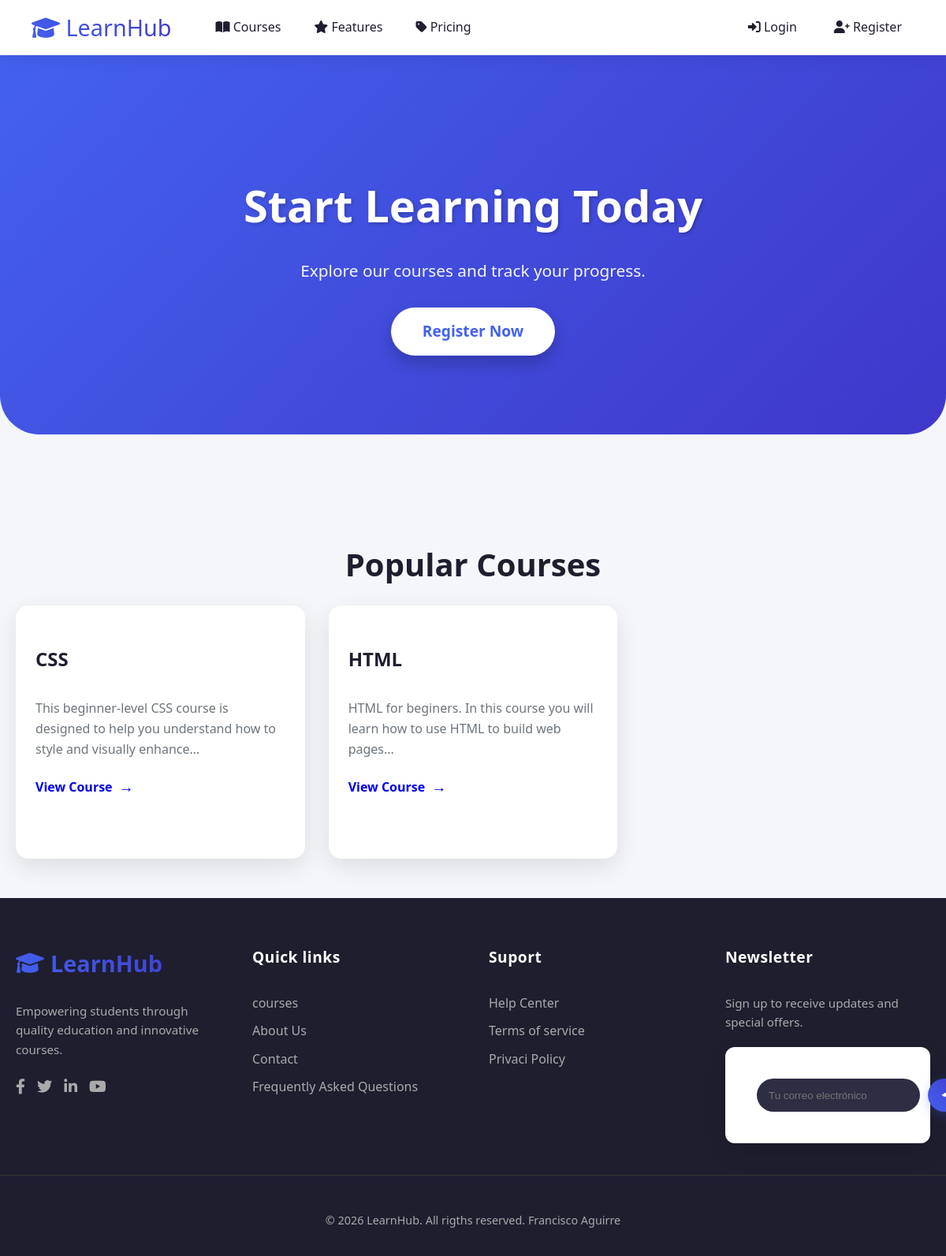
The app's page /, older data.
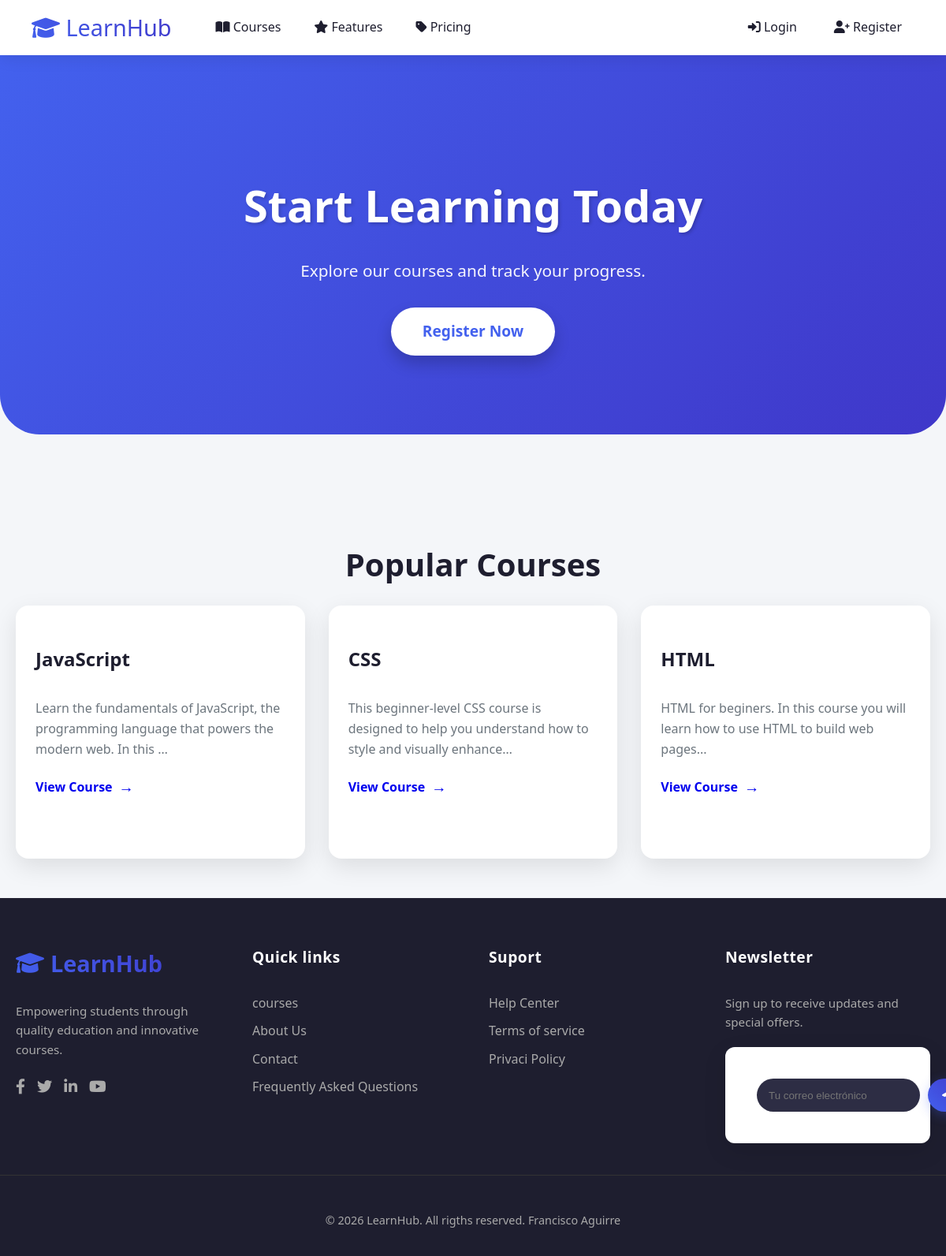
The same page, newer data.
### courses/models.py (models this page shows, shortened)
class Course(models.Model):
    title = models.CharField(max_length=200)
    description = models.TextField()
    instructor = models.CharField(max_length=100)
    created_at = models.DateTimeField(auto_now_add=True)

### courses/views.py (the view)
# urls.py: 2. Add a URL to urlpatterns:  path('', views.home, name='home')
def home(request):
    courses = Course.objects.all().order_by('-created_at')[:3]
    return render(request, 'home.html', {
        'courses': courses
    })

### courses/templates/home.html
{% extends "base.html" %}
{% block content %}
<section class="hero">
    <h1>Start Learning Today</h1>
    <p>Explore our courses and track your progress.</p>
    <a href="/register/" class="cta-button">Register Now</a>
</section>
<div class="container">
    <h2 style="font-size: 2.5rem; text-align: center; margin-bottom: 20px;">Popular Courses</h2>
    <div class="course-grid">
        {% for course in courses %}
        <div class="course-card">
            <h3>{{ course.title }}</h3>
            <p>{{ course.description|truncatechars:100 }}</p>
            <a href="/courses/{{ course.id }}/">View Course</a>
        </div>
        {% empty %}
        <p style="text-align: center; grid-column: 1/-1;">No courses available yet.</p>
        {% endfor %}
    </div>
</div>
{% endblock %}

Row changes from the older to the newer data that the page shows:
added Course: title "JavaScript", description "Learn the fundamentals of JavaScript, the programming language that powers the modern web. In this …"
